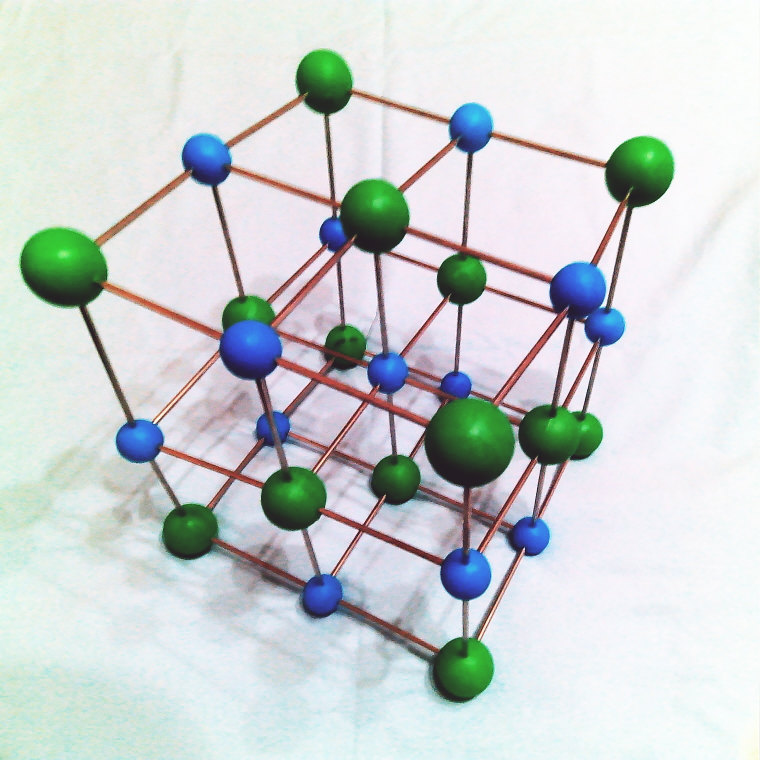
#> input picture Hamster/Week 18/Left3.jpg, 1520 x 1520 px (shown at 1/2 size)
$ python mySURF.py
#> lines starting #> are read from the running program, lines starting #| are printed output that depends on the picture; pictures that were not available may be replaced by others from this repository, and a replacement may not be noted
import cv2

img1 = cv2.imread('Left3.jpg',cv2.IMREAD_GRAYSCALE)
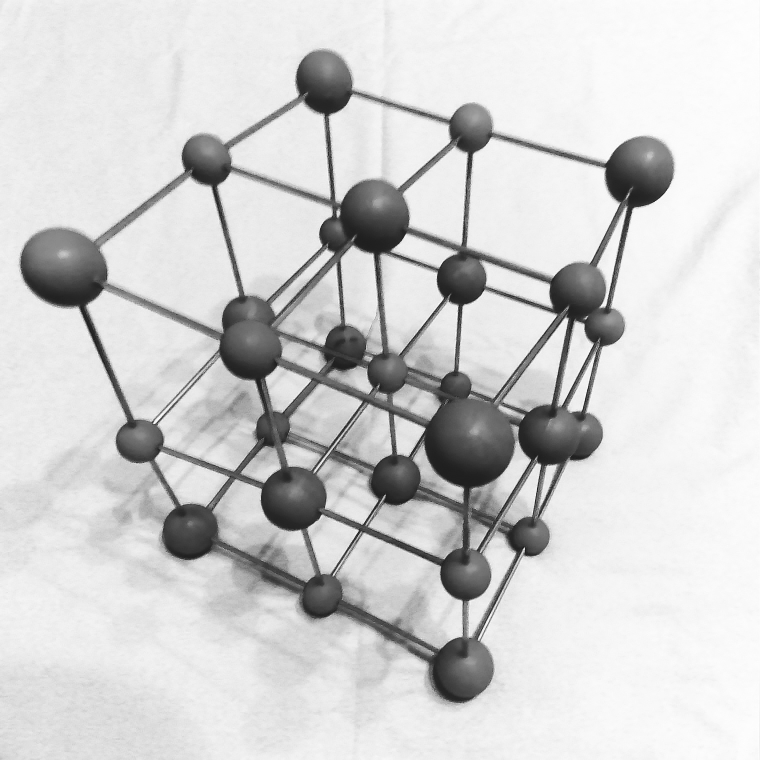
#> img1: shape (1520, 1520) (shown at 1/2 size); min 0, max 255, mean 208.5
img2 = cv2.imread('Right3.jpg',cv2.IMREAD_GRAYSCALE)
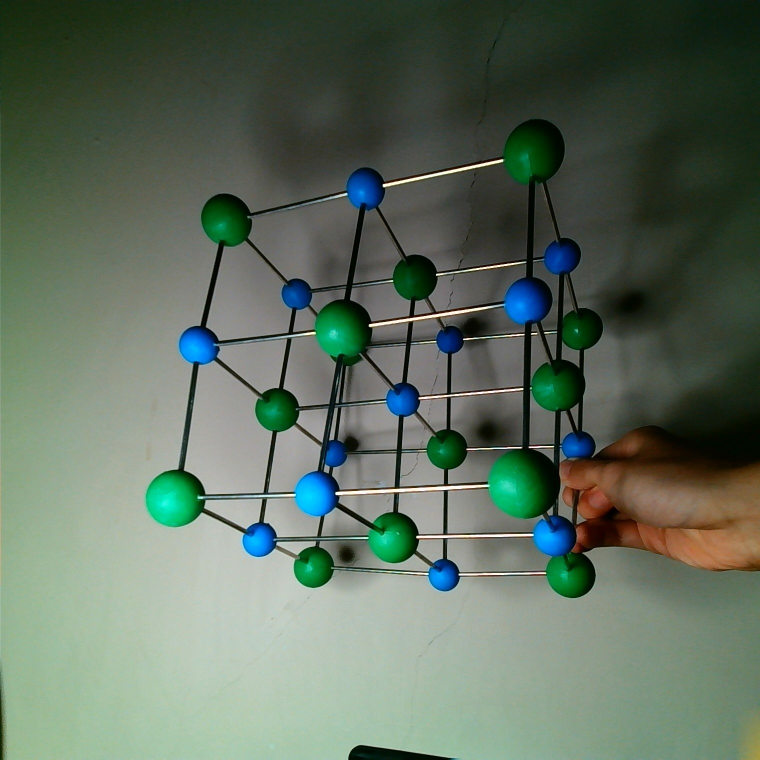
#> input picture Hamster/Week 18/Left.jpg, 1520 x 1520 px, given in place of Right3.jpg, which was not available (shown at 1/2 size)
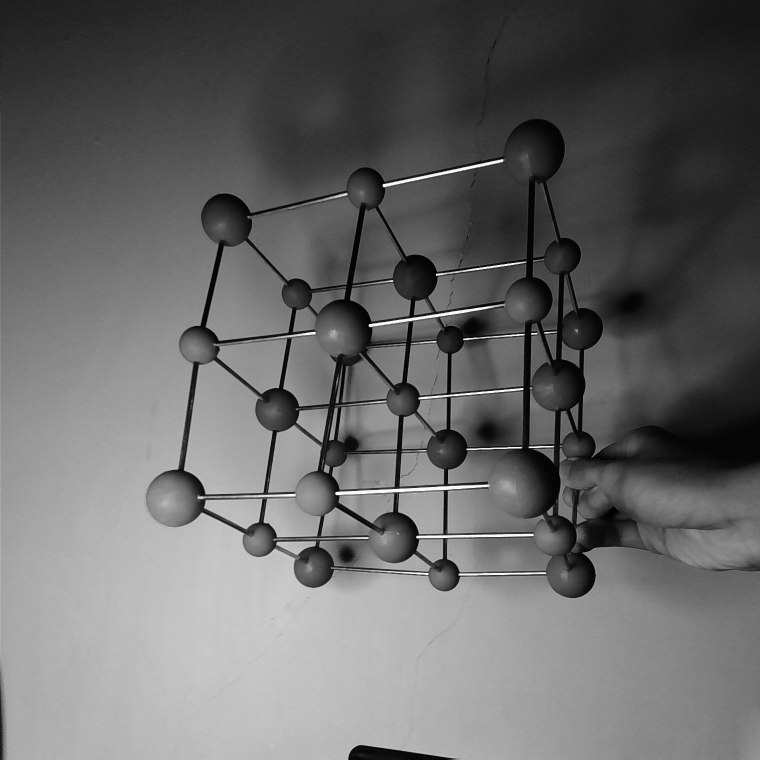
#> img2: shape (1520, 1520) (shown at 1/2 size); min 0, max 255, mean 103.7
#create a SURF object
#threshold,feature,otcave,dimension,upright
#> (the run stopped early here; a loop or call above may not have finished)
